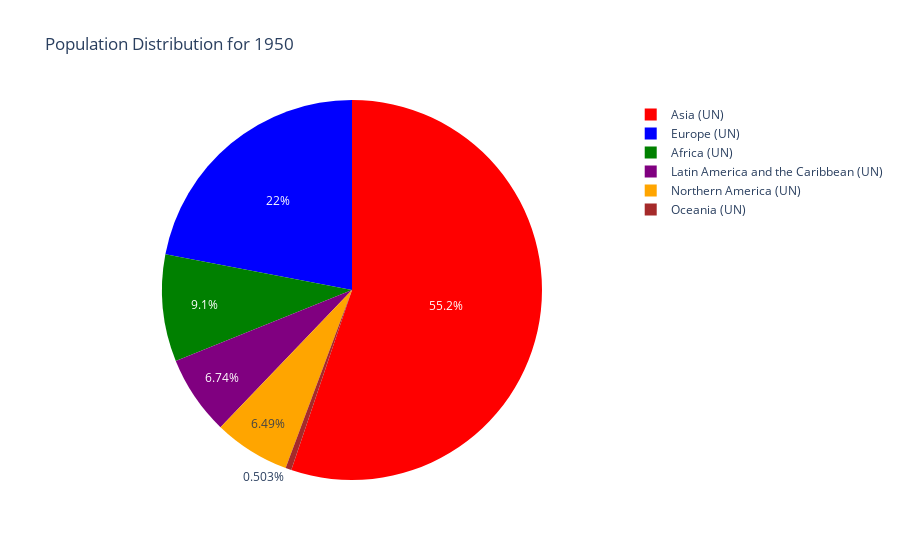

The cell this chart's notebook holds for it:
### Markdown cell above
The following pie-chart presents the distribution of the population (in percentage) between the continents across years. Due to the interactive part of the chart, one is able to select a year and find the information about the distribution that interest him/her.

### Code cell
# Get unique years from the DataFrame
years = sorted(filtered_pop['Year'].unique())

# Define a fixed color mapping for each continent
color_mapping = {
    'Africa (UN)': 'green',
    'Europe (UN)': 'blue',
    'Asia (UN)': 'red',
    'Northern America (UN)': 'orange',
    'Latin America and the Caribbean (UN)': 'purple',
    'Oceania (UN)': 'brown'
}

# Define a function to create the pie chart based on the selected year
def create_pie_chart(selected_year):
    # Filter data for the selected year
    year_data = filtered_pop[filtered_pop['Year'] == selected_year]

    # Exclude data for 'World'
    continent_data = year_data[year_data['Continents and World'] != 'World']

    # Calculate the total population for each continent
    continent_population = continent_data.groupby('Continents and World')['Population'].sum().reset_index()

    # Create a pie chart with fixed colors
    fig = go.Figure(data=[go.Pie(
        labels=continent_population['Continents and World'],
        values=continent_population['Population'],
        marker=dict(colors=[color_mapping[continent] for continent in continent_population['Continents and World']])
    )])
    fig.update_layout(title=f'Population Distribution for {selected_year}')
    fig.show()

# Create a dropdown menu widget for selecting the year
year_dropdown = widgets.Dropdown(options=years, description='Select Year:')

# Define a function to handle the dropdown menu change event
def on_year_change(change):
    selected_year = change.new
    create_pie_chart(selected_year)

# Attach the function to the dropdown menu's change event
year_dropdown.observe(on_year_change, names='value')

# Display the dropdown menu
display(year_dropdown)

# Create the initial pie chart for the first year in the dataset
create_pie_chart(years[0])

### Figure 1 — Plotly figure (JSON) as saved in the notebook; plotly's stock layout.template omitted (floating-point values rounded to 4 significant figures)
{"data": [{"labels": ["Africa (UN)", "Asia (UN)", "Europe (UN)", "Latin America and the Caribbean (UN)", "Northern America (UN)", "Oceania (UN)"], "marker": {"colors": ["green", "red", "blue", "purple", "orange", "brown"]}, "type": "pie", "values": [227549260, 1379048300, 549721700, 168335840, 162089340, 12577612]}], "layout": {"title": {"text": "Population Distribution for 1950"}}}
